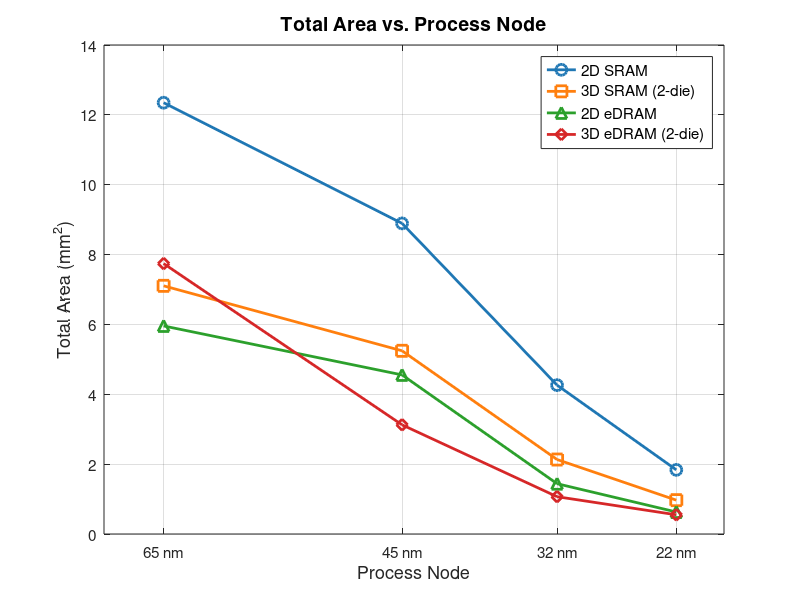

This chart was generated by the following MATLAB code:
% fig1_area_vs_node.m
% Total Area vs. Process Node — ESE5760 Final Project
% Data: DESTINY simulation, 2MB / 256-bit / Assoc=1 / LOP / 350K / WriteEDP

nodes = [65, 45, 32, 22];   % nm

area_2D_SRAM  = [12.348, 8.893, 4.262, 1.836];
area_3D_SRAM  = [ 7.105, 5.245, 2.132, 0.969];
area_2D_eDRAM = [ 5.957, 4.555, 1.440, 0.630];
area_3D_eDRAM = [ 7.743, 3.125, 1.068, 0.550];

figure('Position', [100 100 700 500]);

plot(nodes, area_2D_SRAM,  '-o', 'Color', [0.122 0.467 0.706], 'LineWidth', 2, 'MarkerSize', 8); hold on;
plot(nodes, area_3D_SRAM,  '-s', 'Color', [1.000 0.498 0.055], 'LineWidth', 2, 'MarkerSize', 8);
plot(nodes, area_2D_eDRAM, '-^', 'Color', [0.173 0.627 0.173], 'LineWidth', 2, 'MarkerSize', 8);
plot(nodes, area_3D_eDRAM, '-d', 'Color', [0.839 0.153 0.157], 'LineWidth', 2, 'MarkerSize', 8);

set(gca, 'XDir', 'reverse', 'XTick', nodes, 'XTickLabel', {'65 nm','45 nm','32 nm','22 nm'}, 'FontSize', 11);
xlim([18 70]);
xlabel('Process Node', 'FontSize', 13);
ylabel('Total Area (mm^2)', 'FontSize', 13);
title('Total Area vs. Process Node', 'FontSize', 14, 'FontWeight', 'bold');
legend('2D SRAM', '3D SRAM (2-die)', '2D eDRAM', '3D eDRAM (2-die)', ...
       'Location', 'northeast', 'FontSize', 11);
grid on;
box on;

drawnow;
set(gcf, 'Renderer', 'painters');
print('-djpeg', '-r150', fullfile(fileparts(mfilename('fullpath')), '..', 'plots', 'fig1_area_vs_node.jpg'));
